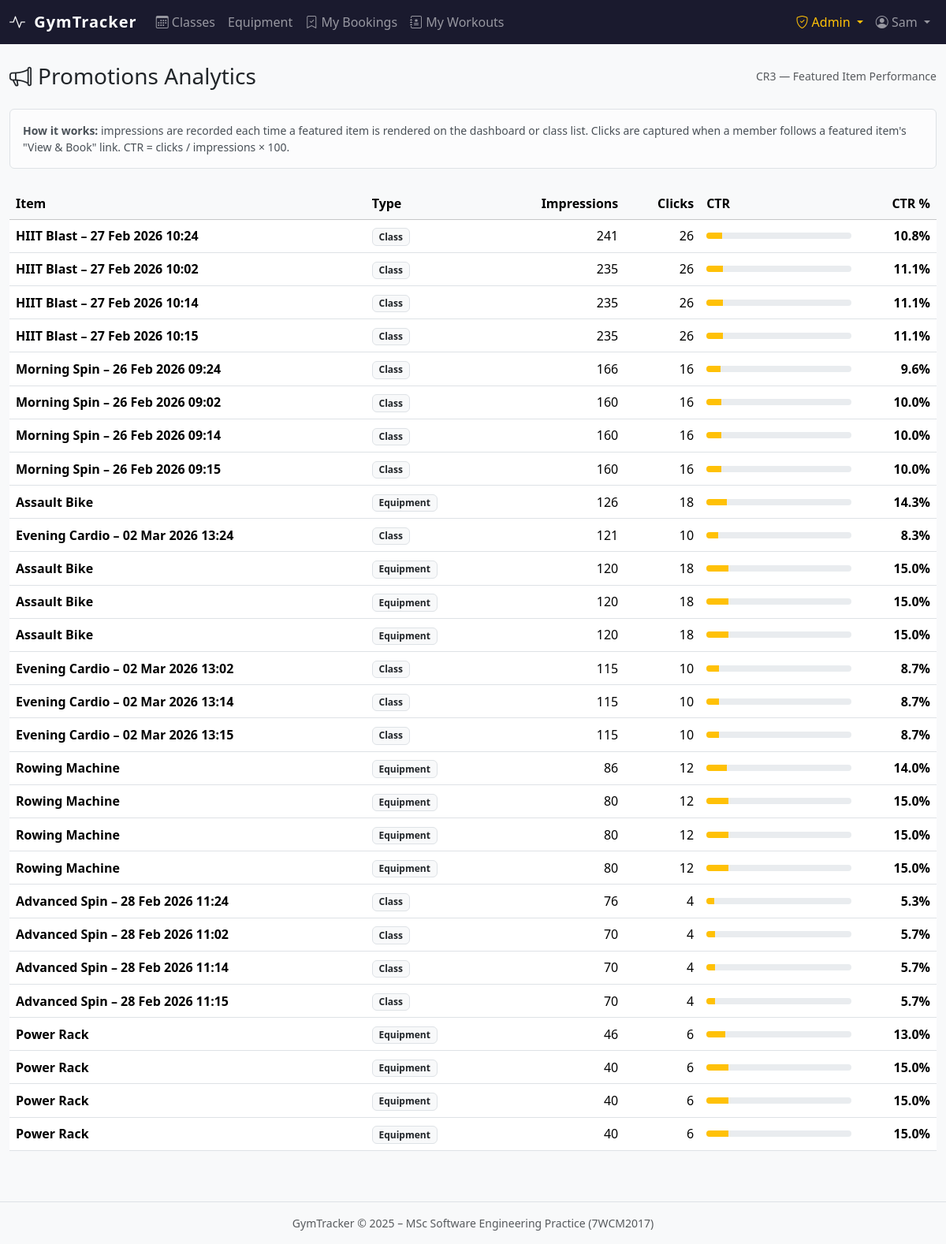
Page /dashboard/manage/promotions/ (signed in) on the committed database.
### accounts/models.py (models this page shows, shortened)
class User(AbstractBaseUser, PermissionsMixin):
    class Role(models.TextChoices):
        MEMBER = 'MEMBER', 'Member'
        ADMIN = 'ADMIN', 'Admin'
    email = models.EmailField(unique=True)
    first_name = models.CharField(max_length=150, blank=True)
    last_name = models.CharField(max_length=150, blank=True)
    role = models.CharField(max_length=10, choices=Role.choices, default=Role.MEMBER)
    is_active = models.BooleanField(default=True)
    is_staff = models.BooleanField(default=False)
    date_joined = models.DateTimeField(default=timezone.now)
    USERNAME_FIELD = 'email'
    REQUIRED_FIELDS = []
    objects = UserManager()
    class Meta:
        verbose_name = 'user'
        verbose_name_plural = 'users'
    @property
    def is_admin_role(self):
        return self.role == self.Role.ADMIN or self.is_staff or self.is_superuser

### gym/models.py (models this page shows, shortened)
class WorkoutClass(models.Model):
    name = models.CharField(max_length=200)
    description = models.TextField(blank=True)
    category = models.ForeignKey(
        WorkoutCategory, on_delete=models.SET_NULL,
        null=True, blank=True, related_name='classes',
    )
    instructor = models.CharField(max_length=200, blank=True)
    location = models.CharField(max_length=200, blank=True)
    start_time = models.DateTimeField()
    duration_minutes = models.PositiveIntegerField(default=60)
    capacity = models.PositiveIntegerField(default=20)
    booked_count = models.PositiveIntegerField(default=0, editable=False)
    is_active = models.BooleanField(default=True)
    image = models.ImageField(upload_to='classes/', null=True, blank=True)
    view_count = models.PositiveIntegerField(default=0, editable=False)
    booking_count = models.PositiveIntegerField(default=0, editable=False)
    is_featured = models.BooleanField(default=False)
    impression_count = models.PositiveIntegerField(default=0, editable=False)
    click_count = models.PositiveIntegerField(default=0, editable=False)
    created_at = models.DateTimeField(auto_now_add=True)
    updated_at = models.DateTimeField(auto_now=True)
    class Meta:
        ordering = ['start_time']
        verbose_name = 'Workout Class'
        verbose_name_plural = 'Workout Classes'
    def __str__(self):
        return f"{self.name} – {self.start_time.strftime('%d %b %Y %H:%M')}"
    @property
    def ctr(self):
        if self.impression_count == 0:
            return 0.0
        return round((self.click_count / self.impression_count) * 100, 1)

class GymEquipment(models.Model):
    name = models.CharField(max_length=200)
    description = models.TextField(blank=True)
    category = models.ForeignKey(
        WorkoutCategory, on_delete=models.SET_NULL,
        null=True, blank=True, related_name='equipment',
    )
    location = models.CharField(max_length=200, blank=True, help_text="e.g. 'Ground floor, Zone A'")
    capacity = models.PositiveIntegerField(default=1)
    is_active = models.BooleanField(default=True)
    image = models.ImageField(upload_to='equipment/', null=True, blank=True)
    booking_count = models.PositiveIntegerField(default=0, editable=False)
    view_count = models.PositiveIntegerField(default=0, editable=False)
    is_featured = models.BooleanField(default=False)
    impression_count = models.PositiveIntegerField(default=0, editable=False)
    click_count = models.PositiveIntegerField(default=0, editable=False)
    created_at = models.DateTimeField(auto_now_add=True)
    updated_at = models.DateTimeField(auto_now=True)
    class Meta:
        ordering = ['-is_featured', 'name']
        verbose_name = 'Gym Equipment'
        verbose_name_plural = 'Gym Equipment'
    def __str__(self):
        return self.name
    @property
    def ctr(self):
        if self.impression_count == 0:
            return 0.0
        return round((self.click_count / self.impression_count) * 100, 1)

### gym/views.py (the view)
# urls.py: path('manage/promotions/', views.admin_promotions, name='admin_promotions'),
@admin_required
def admin_promotions(request):
    analytics = promotion_service.get_promotion_analytics()
    return render(request, 'gym/admin/promotions.html', {'analytics': analytics})

### gym/promotion_service.py (called while the page is built)
def get_promotion_analytics():
    results = []
    for cls in WorkoutClass.objects.filter(is_featured=True):
        results.append({
            'item': cls,
            'item_type': 'Class',
            'impressions': cls.impression_count,
            'clicks': cls.click_count,
            'ctr': cls.ctr,
        })
    for eq in GymEquipment.objects.filter(is_featured=True):
        results.append({
            'item': eq,
            'item_type': 'Equipment',
            'impressions': eq.impression_count,
            'clicks': eq.click_count,
            'ctr': eq.ctr,
        })
    return sorted(results, key=lambda r: r['impressions'], reverse=True)

### gym/templates/gym/admin/promotions.html (shortened to what this page needs)
{% extends "base.html" %}
{% block content %}
<div class="d-flex justify-content-between align-items-center mb-4">
  <h1 class="h3 mb-0">
    <i class="bi bi-megaphone me-2"></i>Promotions Analytics
  </h1>
  <div class="text-muted small">CR3 — Featured Item Performance</div>
</div>
<div class="alert alert-light border small mb-4">
  <strong>How it works:</strong>
  impressions are recorded each time a featured item is rendered on the dashboard or class list.
  Clicks are captured when a member follows a featured item's "View &amp; Book" link.
  CTR = clicks / impressions × 100.
</div>
{% if analytics %}
<div class="table-responsive">
  <table class="table table-hover align-middle">
    <thead class="table-light">
      <tr>
        <th>Item</th>
        <th>Type</th>
        <th class="text-end">Impressions</th>
        <th class="text-end">Clicks</th>
        <th style="width:200px;">CTR</th>
        <th class="text-end">CTR %</th>
      </tr>
    </thead>
    <tbody>
      {% for row in analytics %}
      <tr>
        <td class="fw-semibold">{{ row.item }}</td>
        <td>
          <span class="badge bg-light text-dark border">{{ row.item_type }}</span>
        </td>
        <td class="text-end">{{ row.impressions }}</td>
        <td class="text-end">{{ row.clicks }}</td>
        <td>
          {% if row.impressions %}
          <div class="progress" style="height:8px;">
            <div class="progress-bar bg-warning"
                 style="width:{{ row.ctr }}%"
                 title="{{ row.ctr }}% CTR">
            </div>
          </div>
          {% else %}
          <span class="text-muted small">No data</span>
          {% endif %}
        </td>
        <td class="text-end fw-semibold">
          {% if row.impressions %}{{ row.ctr }}%{% else %}–{% endif %}
        </td>
      </tr>
      {% endfor %}
    </tbody>
  </table>
</div>
{% endif %}
{% endblock %}

### templates/base.html (shortened to what this page needs)
<!DOCTYPE html>
<html lang="en">
<head>
  <link rel="stylesheet" href="https://cdn.jsdelivr.net/npm/bootstrap@5.3.2/dist/css/bootstrap.min.css">
  <link rel="stylesheet" href="https://cdn.jsdelivr.net/npm/bootstrap-icons@1.11.3/font/bootstrap-icons.min.css">
</head>
<body>
<nav class="navbar navbar-expand-lg navbar-dark">
  <div class="container-fluid">
    <a class="navbar-brand text-white" href="{% url 'gym:dashboard' %}">
      <i class="bi bi-activity me-1"></i> GymTracker
    </a>
    <div class="collapse navbar-collapse" id="mainNav">
      <ul class="navbar-nav me-auto">
        {% if user.is_authenticated %}
        <li class="nav-item">
          <a class="nav-link {% block nav_classes_active %}{% endblock %}" href="{% url 'gym:class_list' %}">
            <i class="bi bi-calendar3"></i> Classes
          </a>
        </li>
        <li class="nav-item">
          <a class="nav-link {% block nav_equip_active %}{% endblock %}" href="{% url 'gym:equipment_list' %}">
             Equipment
          </a>
        </li>
        <li class="nav-item">
          <a class="nav-link {% block nav_bookings_active %}{% endblock %}" href="{% url 'bookings:my_bookings' %}">
            <i class="bi bi-bookmark-check"></i> My Bookings
          </a>
        </li>
        <li class="nav-item">
          <a class="nav-link {% block nav_tracker_active %}{% endblock %}" href="{% url 'tracker:session_list' %}">
            <i class="bi bi-journal-medical"></i> My Workouts
          </a>
        </li>
        {% endif %}
      </ul>
      <ul class="navbar-nav ms-auto">
        {% if user.is_authenticated %}
          {% if user.is_admin_role %}
          <li class="nav-item dropdown">
            <a class="nav-link dropdown-toggle text-warning" href="#" data-bs-toggle="dropdown">
              <i class="bi bi-shield-check"></i> Admin
            </a>
          </li>
          {% endif %}
          <li class="nav-item dropdown">
            <a class="nav-link dropdown-toggle" href="#" data-bs-toggle="dropdown">
              <i class="bi bi-person-circle"></i> {{ user.first_name|default:user.email }}
            </a>
          </li>
        {% else %}
          <li class="nav-item"><a class="nav-link" href="{% url 'accounts:login' %}">Log in</a></li>
          <li class="nav-item"><a class="nav-link btn btn-outline-light btn-sm px-3 ms-2" href="{% url 'accounts:register' %}">Register</a></li>
        {% endif %}
      </ul>
    </div>
  </div>
</nav>
<main class="container-fluid py-4">
  {% block content %}{% endblock %}
</main>
<footer class="text-center text-muted py-3 border-top mt-4 small">
  GymTracker &copy; 2025 – MSc Software Engineering Practice (7WCM2017)
</footer>
</body>
</html>

### templates/base.html (style rules this page uses)
:root { --gt-primary: #0d6efd; --gt-dark: #1a1a2e; }
body { background: #f8f9fa; }
.navbar { background: var(--gt-dark) !important; }
.navbar-brand { font-weight: 700; letter-spacing: 0.05em; }

### rows in the picture
User: first_name "Sam"
WorkoutClass: item "HIIT Blast – 27 Feb 2026 10:24", item_type "Class", impressions "241", clicks "26", ctr "10.8"
WorkoutClass: item "HIIT Blast – 27 Feb 2026 10:02", item_type "Class", impressions "235", clicks "26", ctr "11.1"
WorkoutClass: item "HIIT Blast – 27 Feb 2026 10:14", item_type "Class", impressions "235", clicks "26", ctr "11.1"
WorkoutClass: item "HIIT Blast – 27 Feb 2026 10:15", item_type "Class", impressions "235", clicks "26", ctr "11.1"
WorkoutClass: item "Morning Spin – 26 Feb 2026 09:24", item_type "Class", impressions "166", clicks "16", ctr "9.6"
WorkoutClass: item "Morning Spin – 26 Feb 2026 09:02", item_type "Class", impressions "160", clicks "16", ctr "10.0"
WorkoutClass: item "Morning Spin – 26 Feb 2026 09:14", item_type "Class", impressions "160", clicks "16", ctr "10.0"
WorkoutClass: item "Morning Spin – 26 Feb 2026 09:15", item_type "Class", impressions "160", clicks "16", ctr "10.0"
GymEquipment: item "Assault Bike", item_type "Equipment", impressions "126", clicks "18", ctr "14.3"
WorkoutClass: item "Evening Cardio – 02 Mar 2026 13:24", item_type "Class", impressions "121", clicks "10", ctr "8.3"
GymEquipment: item "Assault Bike", item_type "Equipment", impressions "120", clicks "18", ctr "15.0"
GymEquipment: item "Assault Bike", item_type "Equipment", impressions "120", clicks "18", ctr "15.0"
GymEquipment: item "Assault Bike", item_type "Equipment", impressions "120", clicks "18", ctr "15.0"
WorkoutClass: item "Evening Cardio – 02 Mar 2026 13:02", item_type "Class", impressions "115", clicks "10", ctr "8.7"
WorkoutClass: item "Evening Cardio – 02 Mar 2026 13:14", item_type "Class", impressions "115", clicks "10", ctr "8.7"
WorkoutClass: item "Evening Cardio – 02 Mar 2026 13:15", item_type "Class", impressions "115", clicks "10", ctr "8.7"
GymEquipment: item "Rowing Machine", item_type "Equipment", impressions "86", clicks "12", ctr "14.0"
GymEquipment: item "Rowing Machine", item_type "Equipment", impressions "80", clicks "12", ctr "15.0"
GymEquipment: item "Rowing Machine", item_type "Equipment", impressions "80", clicks "12", ctr "15.0"
GymEquipment: item "Rowing Machine", item_type "Equipment", impressions "80", clicks "12", ctr "15.0"
WorkoutClass: item "Advanced Spin – 28 Feb 2026 11:24", item_type "Class", impressions "76", clicks "4", ctr "5.3"
WorkoutClass: item "Advanced Spin – 28 Feb 2026 11:02", item_type "Class", impressions "70", clicks "4", ctr "5.7"
WorkoutClass: item "Advanced Spin – 28 Feb 2026 11:14", item_type "Class", impressions "70", clicks "4", ctr "5.7"
WorkoutClass: item "Advanced Spin – 28 Feb 2026 11:15", item_type "Class", impressions "70", clicks "4", ctr "5.7"
GymEquipment: item "Power Rack", item_type "Equipment", impressions "46", clicks "6", ctr "13.0"
GymEquipment: item "Power Rack", item_type "Equipment", impressions "40", clicks "6", ctr "15.0"
GymEquipment: item "Power Rack", item_type "Equipment", impressions "40", clicks "6", ctr "15.0"
GymEquipment: item "Power Rack", item_type "Equipment", impressions "40", clicks "6", ctr "15.0"
